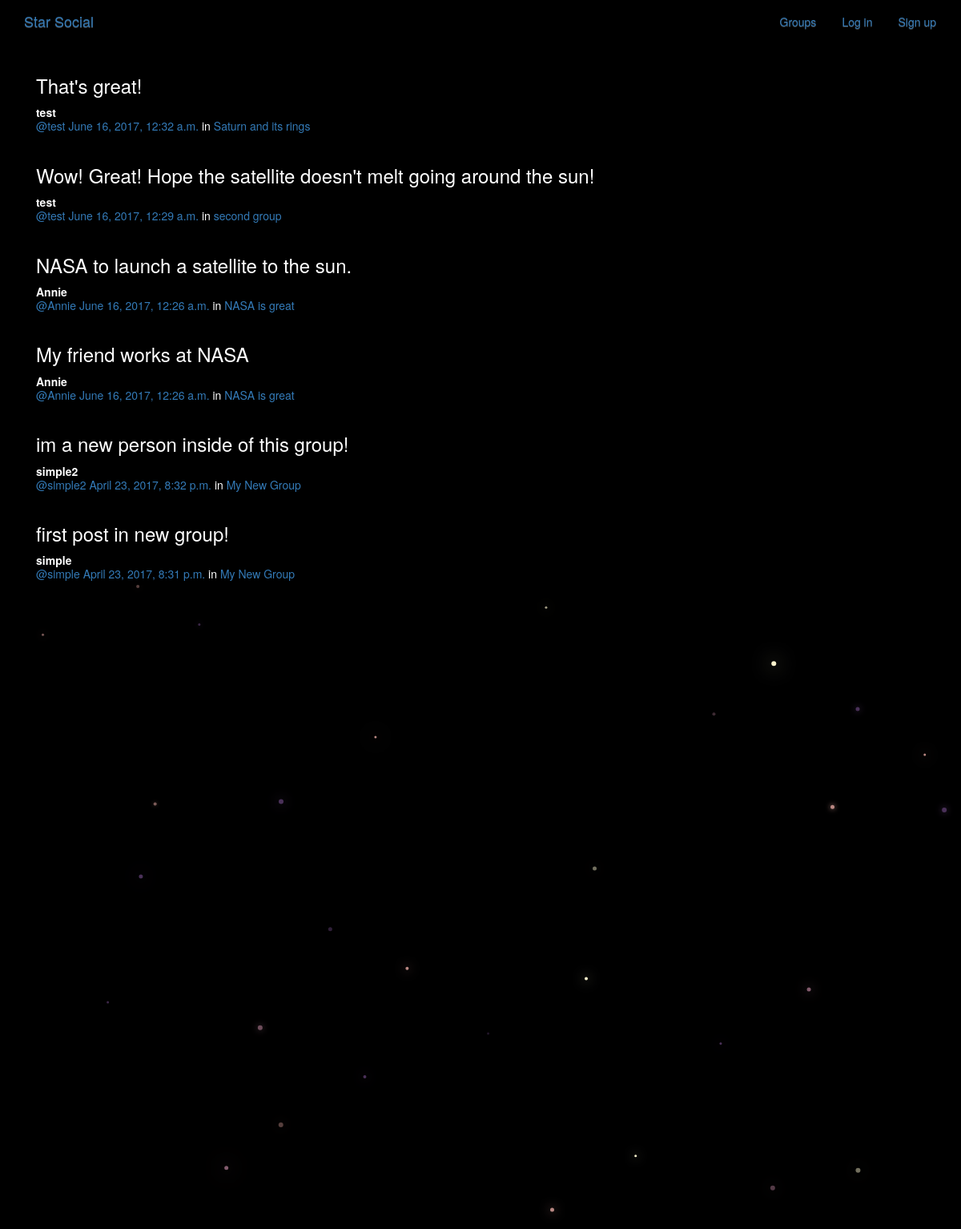
/posts/, run on the app's committed database.
### posts/models.py (models this page shows, shortened)
class Post(models.Model):
    user = models.ForeignKey(User, related_name="posts")
    created_at = models.DateTimeField(auto_now=True)
    message = models.TextField()
    message_html = models.TextField(editable=False)
    group = models.ForeignKey(Group, related_name="posts",null=True, blank=True)
    class Meta:
        ordering = ["-created_at"]
        unique_together = ["user", "message"]

### groups/models.py (models this page shows, shortened)
class Group(models.Model):
    name = models.CharField(max_length=255, unique=True)
    slug = models.SlugField(allow_unicode=True, unique=True)
    description = models.TextField(blank=True, default='')
    description_html = models.TextField(editable=False, default='', blank=True)
    members = models.ManyToManyField(User,through="GroupMember")
    class Meta:
        ordering = ["name"]

### posts/views.py (the view)
class PostList(SelectRelatedMixin, generic.ListView):
    model = models.Post
    select_related = ("user", "group")

### posts/templates/posts/post_list.html (shortened to what this page needs)
{% extends "posts/post_base.html" %}
{% load humanize %}
{% block post_content %}
<div class="col-md-8">
	{% for post in post_list %}
  {% include "posts/_post.html" %}
	{% endfor %}
</div>
{% endblock %}

### posts/templates/posts/_post.html (shortened to what this page needs)
<div class="post media">
	<h3>{{ post.message_html|safe }}</h3>
	<div class="media-body">
		<strong>{{ post.user.username }}</strong>
		<h5 class="media-heading">
			<span class="username"><a href="{% url 'posts:for_user' username=post.user.username %}">@{{ post.user.username }}</a></span>
			<time class="time"><a href="{% url 'posts:single' username=post.user.username pk=post.pk %}">{{ post.created_at }}</a></time>
			{% if post.group %}
			<span class="group-name">in <a href="#">{{ post.group.name }}</a></span>
			{% endif %}
		</h5>
	</div>
</div>

### static/simplesocial/css/master.css (style rules this page uses)
body { margin: 0; overflow: hidden; background-color: black; color:white; }

### data on the page
Post: message_html "That's great!", user.username "test", created_at "June 16, 2017, 12:32 a.m.", group.name "Saturn and its rings"
Post: message_html "Wow! Great! Hope the satellite doesn't melt going around the sun!", user.username "test", created_at "June 16, 2017, 12:29 a.m.", group.name "second group"
Post: message_html "NASA to launch a satellite to the sun.", user.username "Annie", created_at "June 16, 2017, 12:26 a.m.", group.name "NASA is great"
Post: message_html "My friend works at NASA", user.username "Annie", created_at "June 16, 2017, 12:26 a.m.", group.name "NASA is great"
Post: message_html "im a new person inside of this group!", user.username "simple2", created_at "April 23, 2017, 8:32 p.m.", group.name "My New Group"
Post: message_html "first post in new group!", user.username "simple", created_at "April 23, 2017, 8:31 p.m.", group.name "My New Group"
